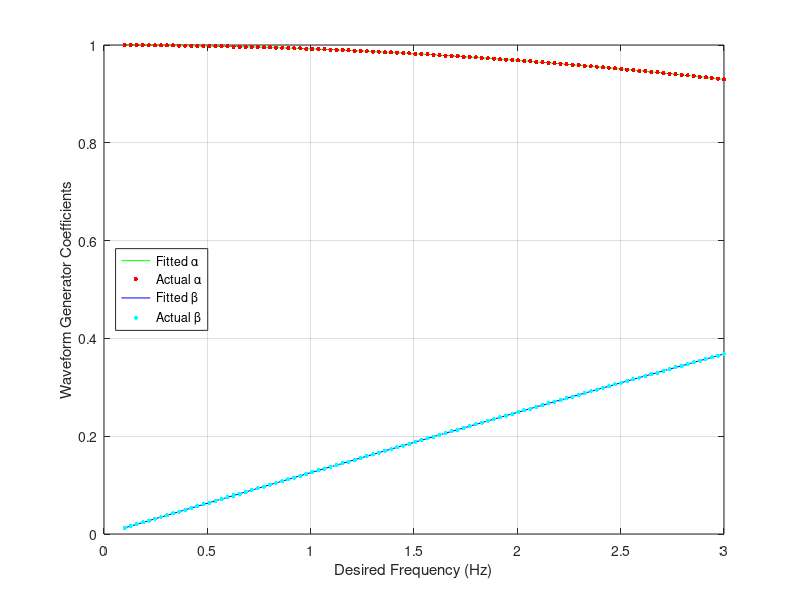
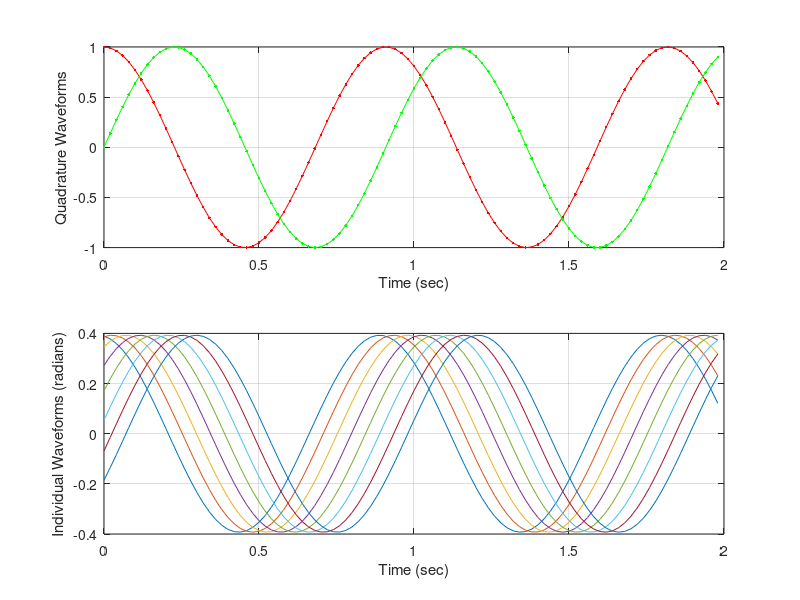
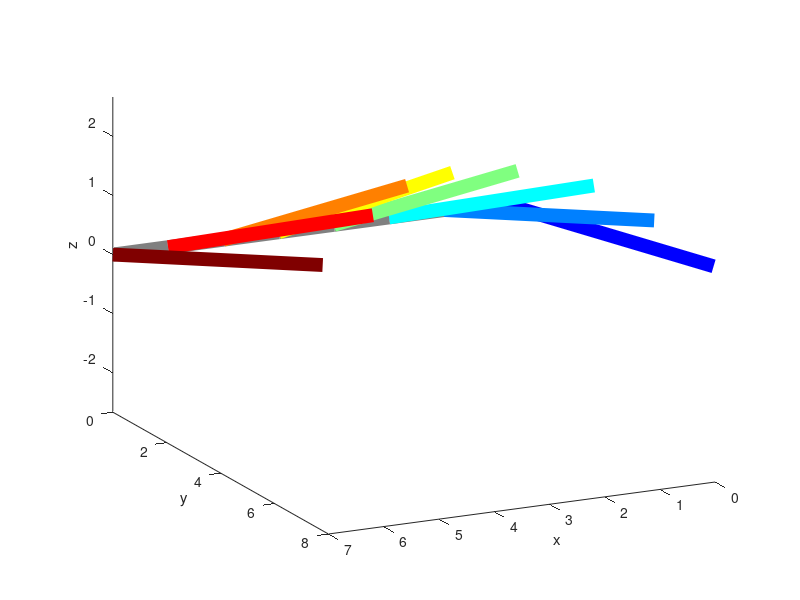

Reproduce these figures in MATLAB, in order.
%  Example script to demonstrate how to implement a quadrature waveform
%  generator for the robotic sting-ray senior design project.

clear, clc


%  --define the frequencies

frange = linspace(0.1,3,100);       % desired frequency range (Hz)

fs = 50;        % sample rate (Hz)
ts = 1/fs;      % sample period (sec) only used for plotting


%  --curve fit the "constant" values in the generator

alpha = cos(2*pi*frange/fs);
beta = sin(2*pi*frange/fs);

PA = polyfit(frange,alpha,4);
PB = polyfit(frange,beta,4);

alpha_fit = polyval(PA,frange);
beta_fit = polyval(PB,frange);

figure
plot(frange,alpha_fit,'g')
hold on
plot(frange,alpha,'r.','markersize',10)
plot(frange,beta_fit,'b')
plot(frange,beta,'c.','markersize',10)
grid on
xlabel('Desired Frequency (Hz)')
ylabel('Waveform Generator Coefficients')
legend('Fitted \alpha','Actual \alpha','Fitted \beta','Actual \beta', ...
    'location','west')
%%

%  --configure for waveform generation

fd = 1.1;     % desired frequency (Hz)

a = PA(5) + fd*(PA(4) + fd*(PA(3) + fd*(PA(2) + fd*PA(1))));
b = PB(5) + fd*(PB(4) + fd*(PB(3) + fd*(PB(2) + fd*PB(1))));


N = 100;        % number of time steps to run the discrete simulation

Ck_old = 1;       % initial condition on cosine
Sk_old = 0;       % initial condition on sine

C = zeros(1,N);
S = zeros(1,N);


%  --generate a complex profile

testcase = 3;

switch testcase
    case 1  % randomize
        NW = 6;      % number of independent waveforms (motor commands)
        M = (pi/8)*rand(1,NW);      % magnitudes (radians)
        phi = pi*randn(1,NW);       % phase angles
        
    case 2  % fixed values
        NW = 4;
        M = (pi/10)*[1 1 1 1];
        phi = (pi/4)*[-1,1,-1,1];
        
    case 3  % fixed values
        NW = 8;
        M = (pi/8)*[1 1 1 1 1 1 1 1];
        phi = (pi/10)*[0,1,2,3,4,5,6,7];
        
    case 4  % fixed values
        NW = 8;
        M = (pi/8)*[1 1 1 1 1 1 1 1];
        phi = (pi/3)*[0,1,2,3,4,5,6,7];
end

for i = 1:NW,
    A(i) = M(i) * cos(phi(i));  % in-phase magnitude
    B(i) = M(i) * sin(phi(i));  % quadrature magnitude
end

x = zeros(NW,N);        % storage for the waveforms


%  --run the discrete-time simulation

for k = 1:N,
    
    %  --save the data to an array for plotting later
    
    C(k) = Ck_old;
    S(k) = Sk_old;
    
    
    %  --compute the next waveform sample
    
    Ck_new = a * Ck_old - b * Sk_old;
    Sk_new = b * Ck_old + a * Sk_old;
    
    Ck_old = Ck_new;
    Sk_old = Sk_new;
    
    
    %  --compute the complex waveforms
    
    for i = 1:NW,
        theta(i,k) = A(i) * Ck_new + B(i) * Sk_new;     % radians
    end
    
end


%  --plot the time responses

t = ts * [0:N-1];

figure
subplot(2,1,1)
plot(t,C,'r.-',t,S,'g.-')
grid on
xlabel('Time (sec)')
ylabel('Quadrature Waveforms')
subplot(2,1,2)
plot(t,theta)
grid on
xlabel('Time (sec)')
ylabel('Individual Waveforms (radians)')


%  --3D plot of the first data point in the simulation

L = NW*ones(1,NW);       % length of each beam

X = [0:NW-1];           % longitudinal positions of each beam

Y = zeros(1,NW);        % y-coordinate of central axis of rotation

figure
plot3(X,0*X,0*X,'color',0.5*[1 1 1],'linewidth',10)     % central axis of rotation
c = jet(NW);
hold on
for i = 1:NW,
    h(i) = plot3(X(i)*[1 1],[0,L(i)*cos(theta(i,1))],[0,L(i)*sin(theta(i,1))]);
    set(h(i),'linewidth',10,'color',c(i,:))
end
xlabel('x')
ylabel('y')
zlabel('z')
view([78,28])
view([154,16])
axis equal
xlim([min(X),max(X)])
ylim(max(L)*[0,1])
zlim(max(L)*[-1,1]/3)


%%  --animate the remaining time response

for k = 1:N,
    for i = 1:NW,
        y = L(i)*cos(theta(i,k));
        z = L(i)*sin(theta(i,k));
        set(h(i),'ydata',[0,y],'zdata',[0,z])
    end
    drawnow
end

        
    



        




    
    